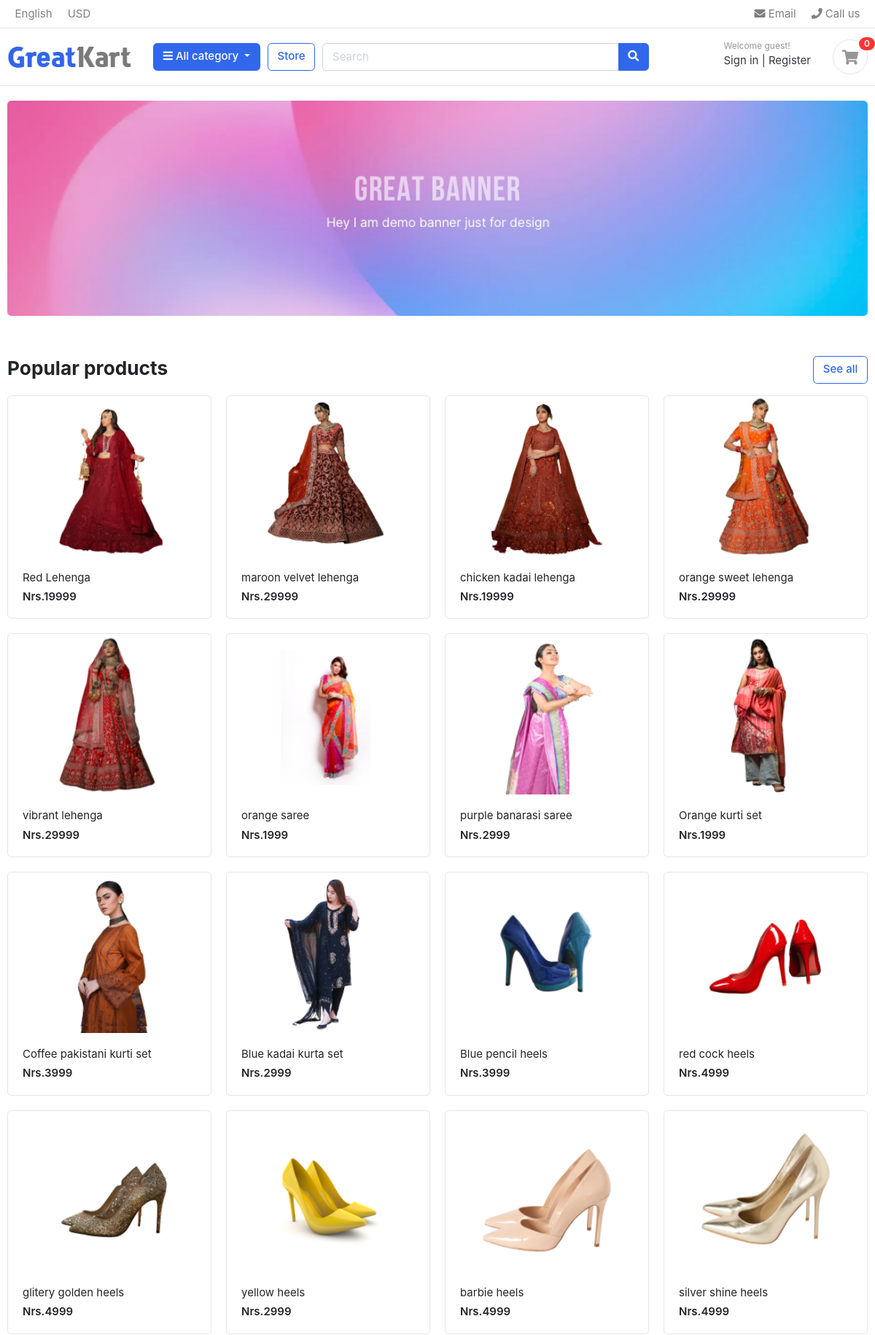
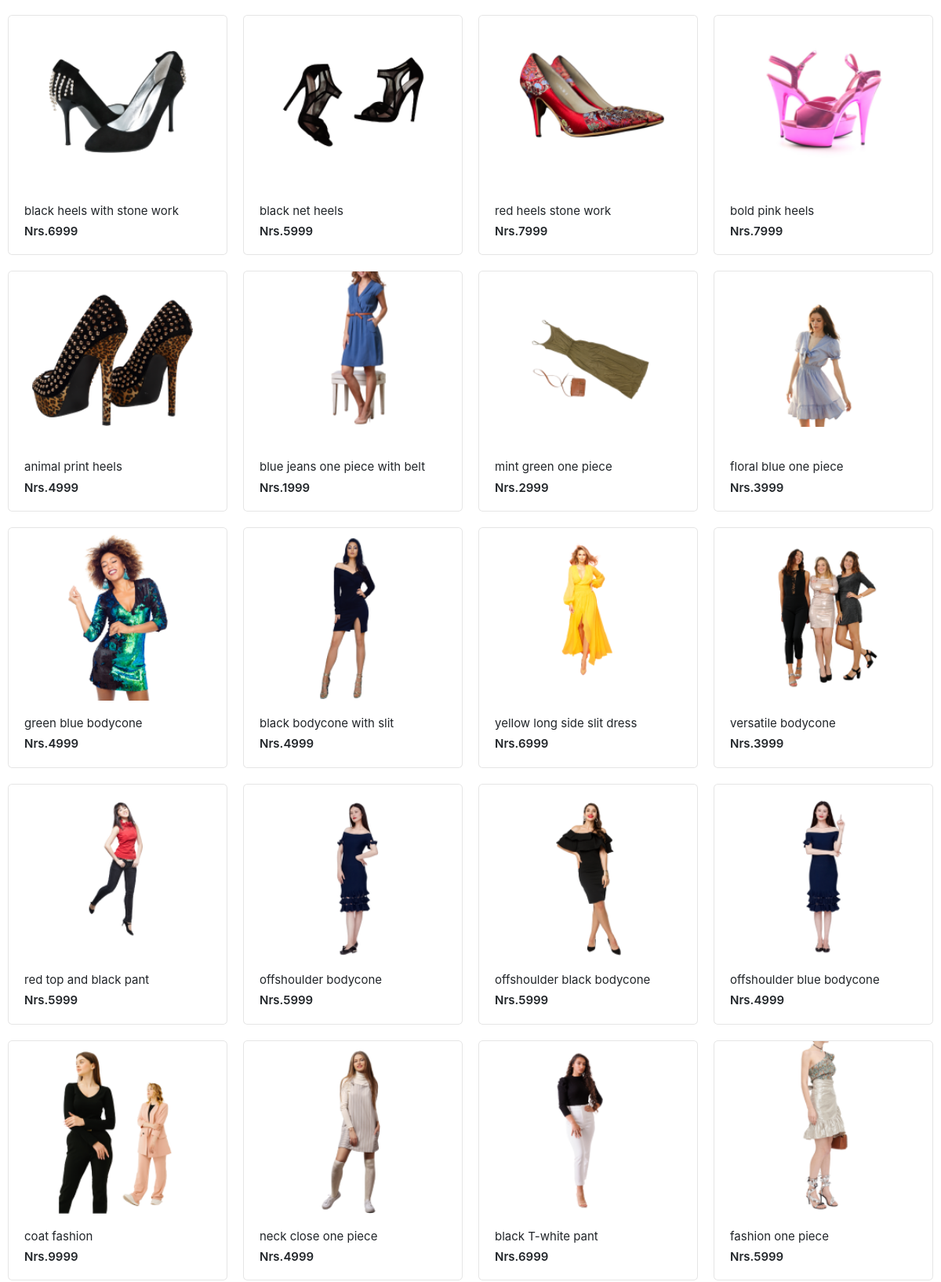
The page / (upper part) on the database its author committed (2 pictures, top to bottom).
### store/models.py (models this page shows, shortened)
class product(models.Model):
    product_name =models.CharField(max_length=200, unique=True)
    slug         =models.SlugField(max_length=200, unique=True)
    description  =models.TextField(max_length=500, blank=True)
    price        =models.IntegerField()
    images       =models.ImageField(upload_to='photos/products')
    stock        =models.ImageField()
    is_available =models.BooleanField(default=True)
    catagory     =models.ForeignKey(catagory, on_delete=models.CASCADE)
    created_date =models.DateTimeField(auto_now_add=True)
    modified_date=models.DateTimeField(auto_now=True)
    def get_url(self):
        return reverse('product_detail',args=[self.catagory.slug, self.slug])

### greatkart/views.py (the view)
# urls.py: 2. Add a URL to urlpatterns:  path('', views.home, name='home')
def home(request):
    products = product.objects.all().filter(is_available=True)
    context = {
        'products' : products,
    }
    return render(request, 'home.html', context)

### catagory/context_processors.py (called while the page is built)
def menu_links(request):
    links = catagory.objects.all()
    return dict(links=links)

### catagory/models.py (called while the page is built)
    def get_url(self):
            return reverse('products_by_catagory', args=[self.slug])

### templates/home.html
{% extends "base.html" %}
{% load static %}
{% block content %}
<section class="section-intro padding-y-sm">
<div class="container">
	<div class="intro-banner-wrap">
		<img src="{% static 'images/banners/1.jpg' %}"class ="img-fluid rounded">
	</div>
</div>
</section>
<section class="section-name padding-y-sm">
<div class="container">
<header class="section-heading">
	<a href="{% url 'store' %}" class="btn btn-outline-primary float-right">See all</a>
	<h3 class="section-title">Popular products</h3>
</header>
<div class="row">
	{% for product in products %}
	<div class="col-md-3">
		<div class="card card-product-grid">
			<a href="{{ product.get_url }}" class="img-wrap"> <img src="{{product.images.url}}"> </a>
			<figcaption class="info-wrap">
				<a href="{{ product.get_url }}" class="title">{{product.product_name}}</a>
				<div class="price mt-1">Nrs.{{product.price}}</div>
			</figcaption>
		</div>
	</div>
	{% endfor %}
</div>
</div>
</section>
</body>
</html>
{% endblock %}

### templates/base.html (shortened to what this page needs)
{% load static %}
<!DOCTYPE HTML>
<html lang="en">
<head>
<link href="{% static "css/bootstrap.css" %}" rel="stylesheet" type="text/css"/>
<link href="{% static "fonts/fontawesome/css/all.min.css" %}" type="text/css" rel="stylesheet">
<link href="{% static "css/ui.css" %}" rel="stylesheet" type="text/css"/>
<link href="{% static 'css/responsive.css' %}" rel="stylesheet" media="only screen and (max-width: 1200px)" />
</head>
<body>
    {% include "includes/navbar.html"%}
    {%block content%}{%endblock%}

### templates/includes/navbar.html (shortened to what this page needs)
{% load static %}
<header class="section-header">
    <nav class="navbar p-md-0 navbar-expand-sm navbar-light border-bottom">
    <div class="container">
      <div class="collapse navbar-collapse" id="navbarTop4">
        <ul class="navbar-nav mr-auto">
            <li class="nav-item dropdown">
                 <a href="#" class="nav-link">   English </a>
            </li>
            <li class="nav-item dropdown">
                <a href="#" class="nav-link"> USD </a>
            </li>
        </ul>
        <ul class="navbar-nav">
            <li><a href="#" class="nav-link"> <i class="fa fa-envelope"></i> Email </a></li>
            <li><a href="#" class="nav-link"> <i class="fa fa-phone"></i> Call us </a></li>
        </ul>
      </div>
    </div>
    </nav>
    <section class="header-main border-bottom">
        <div class="container">
    <div class="row align-items-center">
        <div class="col-lg-2 col-md-3 col-6">
            <a href="{% url 'home' %}" class="brand-wrap">
                <img class="logo" src="{% static "./images/logo.png" %}">
            </a>
        </div>
        <div class="col-lg col-sm col-md col-6 flex-grow-0">
            <div class="category-wrap dropdown d-inline-block float-right">
                <button type="button" class="btn btn-primary dropdown-toggle" data-toggle="dropdown">
                    <i class="fa fa-bars"></i> All category
                </button>
            </div>
        </div>
        <a href="{% url 'store' %}" class="btn btn-outline-primary">Store</a>
        <div class="col-lg  col-md-6 col-sm-12 col">
            <form action="#" class="search">
                <div class="input-group w-100">
                    <input type="text" class="form-control" style="width:60%;" placeholder="Search">
                    <div class="input-group-append">
                      <button class="btn btn-primary" type="submit">
                        <i class="fa fa-search"></i>
                      </button>
                    </div>
                </div>
            </form>
        </div>
        <div class="col-lg-3 col-sm-6 col-8 order-2 order-lg-3">
                    <div class="d-flex justify-content-end mb-3 mb-lg-0">
                        <div class="widget-header">
                            <small class="title text-muted">Welcome guest!</small>
                            <div>
                                <a href="./signin.html">Sign in</a> <span class="dark-transp"> | </span>
                                <a href="./register.html"> Register</a>
                            </div>
                        </div>
                        <a href="./cart.html" class="widget-header pl-3 ml-3">
                            <div class="icon icon-sm rounded-circle border"><i class="fa fa-shopping-cart"></i></div>
                            <span class="badge badge-pill badge-danger notify">0</span>
                        </a>
                    </div>
                </div>
    </div>
        </div>
    </section>
    </header>

### templates/includes/footer.html (shortened to what this page needs)
{%load static%}

### static/css/ui.css (style rules this page uses)
html { font-family: "Inter", sans-serif; font-size: 15px; }
.img-wrap { text-align: center; display: block; }
.img-wrap img { max-width: 100%; }
.icon-xs, .icon-sm, .icon-md, .icon-lg { display: inline-block; text-align: center; flex-shrink: 0; flex-grow: 0; }
.icon-sm { width: 48px; height: 48px; line-height: 48px !important; font-size: 20px; }
.padding-y-sm { padding-top: 20px; padding-bottom: 20px; }
.section-heading { margin-bottom: 20px; margin-top: 15px; }
.section-title { color: #212529; }
.header-main { position: relative; padding-top: 1rem; padding-bottom: 1rem; }
.brand-wrap .logo, .navbar-brand .logo { margin-right: 7px; max-height: 42px; display: inline-block; }
.widget-header { display: inline-block; vertical-align: middle; position: relative; }
.widget-header a { color: #343a40; }
.widget-header i { color: #969696; }
.widget-header .title { display: block; }
.widget-header .notify { position: absolute; top: -3px; right: -10px; }
[class*=card-product] a.title { color: #212529; display: block; }
[class*=card-product] .img-wrap { overflow: hidden; position: relative; }
[class*=card-product] .img-wrap img { height: 100%; max-width: 100%; width: auto; display: inline-block; -o-object-fit: cover; object-fit: cover; }
.card-product-grid { margin-bottom: 20px; }
.card-product-grid .img-wrap { border-radius: 0.2rem 0.2rem 0 0; height: 220px; }
.card-product-grid .info-wrap { overflow: hidden; padding: 18px 20px; }
.card .img-wrap { overflow: hidden; }
.notify { position: absolute; top: -4px; right: -10px; display: inline-block; padding: 0.25em 0.6em; font-size: 12px; line-height: 1; text-align: center; border-radius: 3rem; color: #fff; background-color: #fa3434; }
.price { font-weight: 600; color: #212529; }

### rows shown on the page
product: images (picture), product_name "Red Lehenga", price "19999"
product: images (picture), product_name "maroon velvet lehenga", price "29999"
product: images (picture), product_name "chicken kadai lehenga", price "19999"
product: images (picture), product_name "orange sweet lehenga", price "29999"
product: images (picture), product_name "vibrant lehenga", price "29999"
product: images (picture), product_name "orange saree", price "1999"
product: images (picture), product_name "purple banarasi saree", price "2999"
product: images (picture), product_name "Orange kurti set", price "1999"
product: images (picture), product_name "Coffee pakistani kurti set", price "3999"
product: images (picture), product_name "Blue kadai kurta set", price "2999"
product: images (picture), product_name "Blue pencil heels", price "3999"
product: images (picture), product_name "red cock heels", price "4999"
product: images (picture), product_name "glitery golden heels", price "4999"
product: images (picture), product_name "yellow heels", price "2999"
product: images (picture), product_name "barbie heels", price "4999"
product: images (picture), product_name "silver shine heels", price "4999"
product: images (picture), product_name "black heels with stone work", price "6999"
product: images (picture), product_name "black net heels", price "5999"
product: images (picture), product_name "red heels stone work", price "7999"
product: images (picture), product_name "bold pink heels", price "7999"
product: images (picture), product_name "animal print heels", price "4999"
product: images (picture), product_name "blue jeans one piece with belt", price "1999"
product: images (picture), product_name "mint green one piece", price "2999"
product: images (picture), product_name "floral blue one piece", price "3999"
product: images (picture), product_name "green blue bodycone", price "4999"
product: images (picture), product_name "black bodycone with slit", price "4999"
product: images (picture), product_name "yellow long side slit dress", price "6999"
product: images (picture), product_name "versatile bodycone", price "3999"
product: images (picture), product_name "red top and black pant", price "5999"
product: images (picture), product_name "offshoulder bodycone", price "5999"
product: images (picture), product_name "offshoulder black bodycone", price "5999"
product: images (picture), product_name "offshoulder blue bodycone", price "4999"
product: images (picture), product_name "coat fashion", price "9999"
product: images (picture), product_name "neck close one piece", price "4999"
product: images (picture), product_name "black T-white pant", price "6999"
product: images (picture), product_name "fashion one piece", price "5999"
